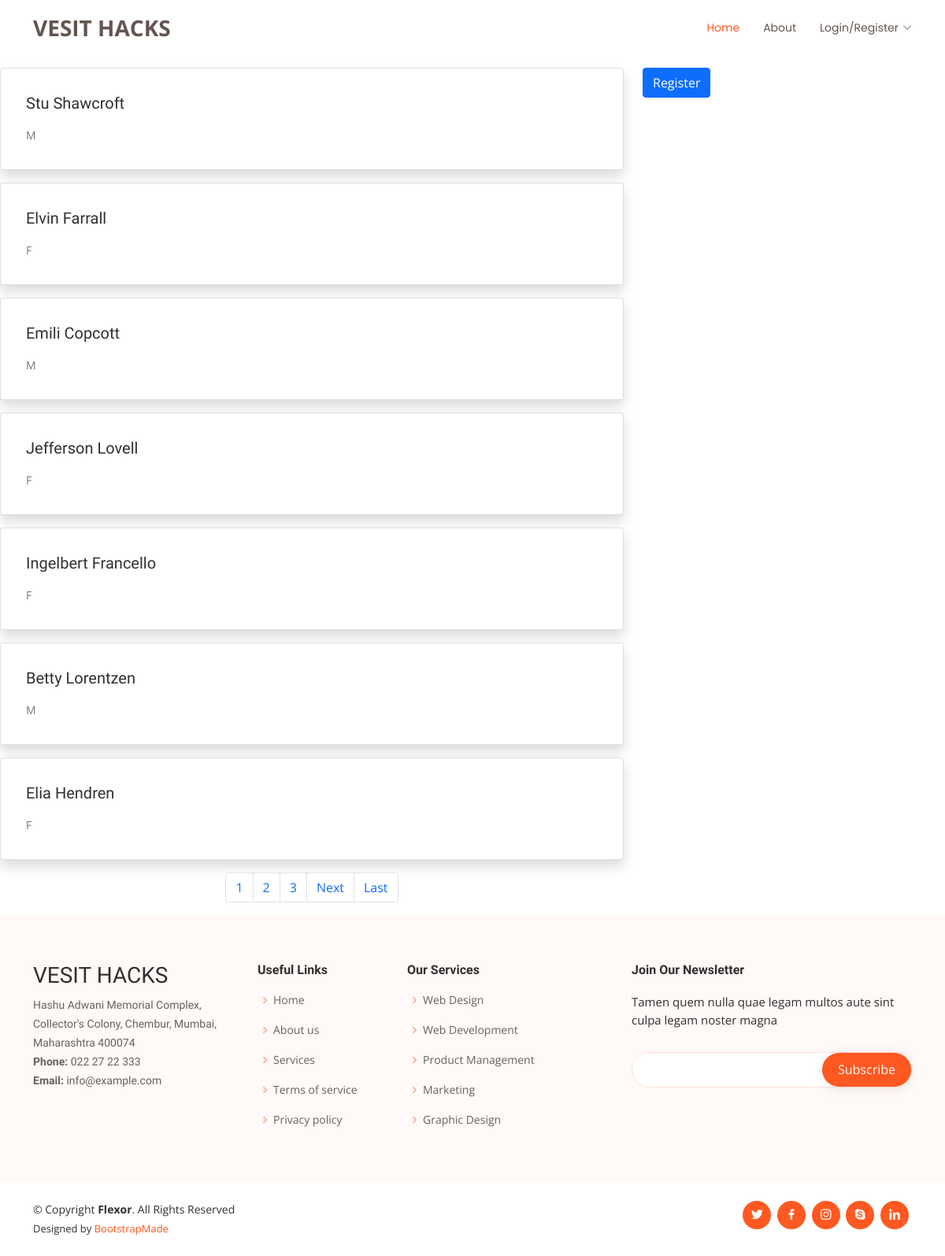
Page /student/all on the earlier database version.
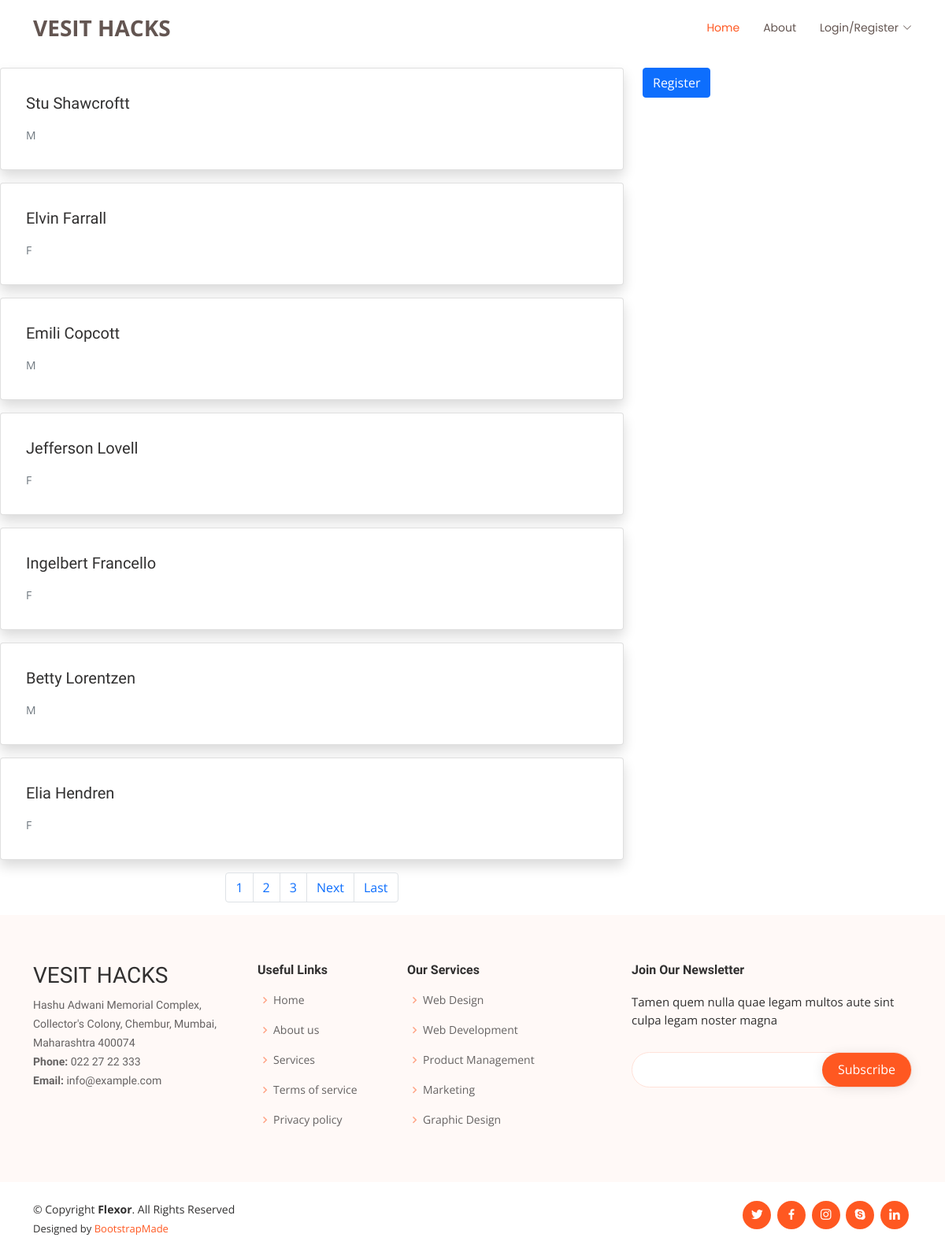
Same page on the later database version.
### users/models.py (models this page shows, shortened)
class Student(models.Model):
    name = models.CharField( max_length=50 )
    email = models.EmailField()
    GENDER_CHOICES = (
        ('M', 'Male'),
        ('F', 'Female'),
        ('T','Transgender'),
    )
    gender = models.CharField(max_length=1, choices=GENDER_CHOICES)
    iid = models.CharField(max_length=100)
    mobile_num = models.CharField(max_length=10)
    image = models.ImageField(default = "default.jpg", upload_to = 'student-profile')
    dept = models.ForeignKey( Department, on_delete = models.CASCADE )
    password = models.CharField(max_length=100, null=True)

### users/views.py (the view)
# urls.py: path( 'student/all',StudentListView.as_view(),name='student-list'),
class StudentListView(ListView):
    model = Student
    template_name = "users/student_list.html"
    context_object_name="students"
    paginate_by=7

### users/templates/users/student_list.html (shortened to what this page needs)
{% extends "vesit/base.html" %}
{% block space %}
<div class="row flex-xl-nowrap">
    <div class="col-sm-12 col-md-8 col-lg-8 pt-3">
            {% for student in students %}
                <div class="card shadow p-3 mb-3 bg-white rounded ">
                    <div class="card-body">
                        <h5 class="card-title">{{ student.name }}</h5>
                        <p class="card-text"><small class="text-muted">{{ student.gender }}</small></p>
                    </div>
                </div>
            {% endfor %}
            {% if page_obj.has_other_pages %}
                <ul class="pagination justify-content-center">
                    {% for num in page_obj.paginator.page_range %}
                    {% if page_obj.number == num %}
                    <li class="page-item">
                        <a class="page-link" href="?page={{ num }}"> {{ num }}</a>
                    </li>
                    {% elif num > page_obj.number|add:'-3' and num < page_obj.number|add:'3' %}
                    <li class="page-item">
                        <a class="page-link" href="?page={{ num }}"> {{ num }}</a>
                    </li>
                    {% endif %}
                    {% endfor %}
                    {% if page_obj.has_next %}
                    <li class="page-item">
                        <a class="page-link" href="?page={{ page_obj.next_page_number }}"> Next </a>
                    </li>
                    <li class="page-item">
                        <a class="page-link" href="?page={{ page_obj.paginator.num_pages }}"> Last </a>
                    </li>
                    {% endif %}
                </ul>
            {% endif %}
    </div>
    <div class="col-sm-12 col-md-4 col-lg-4 pt-3">
        <a href="{% url 'new-student' %}" class="btn btn-primary">Register </a>
    </div>
</div>
{% endblock %}

### vesit/templates/vesit/base.html (shortened to what this page needs)
{% load static %}
<!DOCTYPE html>
<html lang="en">
<head>
  <link href="{% static 'vendor/aos/aos.css' %}" rel="stylesheet">
  <link href="{% static 'vendor/bootstrap/css/bootstrap.min.css' %}" rel="stylesheet">
  <link href="{% static 'vendor/bootstrap-icons/bootstrap-icons.css' %}" rel="stylesheet">
  <link href="{% static 'vendor/boxicons/css/boxicons.min.css' %}" rel="stylesheet">
  <link href="{% static 'vendor/glightbox/css/glightbox.min.css' %}" rel="stylesheet">
  <link href="{% static 'vendor/swiper/swiper-bundle.min.css' %}" rel="stylesheet">
  <link href="{% static 'css/style.css' %}" rel="stylesheet">
</head>
<body>
  <header id="header" class="d-flex align-items-center">
    <div class="container d-flex align-items-center justify-content-between">
      <div class="logo">
        <h1><a href="index.html">VESIT HACKS</a></h1>
      </div>
      {% include "vesit/navbar.html" %}
    </div>
  </header>
  <main id="main">
  {% block space %}
  {% endblock %}
  </main>
  {% include "vesit/footer.html" %}
</body>
</html>

### vesit/templates/vesit/navbar.html (shortened to what this page needs)
<nav id="navbar" class="navbar">
    <ul>
      <li><a class="nav-link scrollto active" href="#hero">Home</a></li>
      <li><a class="nav-link scrollto" href="#about">About</a></li>
      {% if request.session.user %}
      <li class="dropdown"><a href="#"><span>Logout/Profile</span> <i class="bi bi-chevron-down"></i></a>
        <ul>
          <li><a href="{% url 'logout' %}">Logout</a></li>
          <li><a href="#">Profile</a></li>
        </ul>
      </li>
      {% else %}
      <li class="dropdown"><a href="#"><span>Login/Register</span> <i class="bi bi-chevron-down"></i></a>
      </li>
      {% endif %}
    </ul>
  </nav>

### vesit/templates/vesit/footer.html
<footer id="footer">
    <div class="footer-top">
      <div class="container">
        <div class="row">
          <div class="col-lg-3 col-md-6 footer-contact">
            <h3>VESIT HACKS</h3>
            <p>
              Hashu Adwani Memorial Complex, Collector's Colony, Chembur, Mumbai, Maharashtra 400074<br>
              <strong>Phone:</strong> 022 27 22 333<br>
              <strong>Email:</strong> info@example.com<br>
            </p>
          </div>
          <div class="col-lg-2 col-md-6 footer-links">
            <h4>Useful Links</h4>
            <ul>
              <li><i class="bx bx-chevron-right"></i> <a href="#">Home</a></li>
              <li><i class="bx bx-chevron-right"></i> <a href="#">About us</a></li>
              <li><i class="bx bx-chevron-right"></i> <a href="#">Services</a></li>
              <li><i class="bx bx-chevron-right"></i> <a href="#">Terms of service</a></li>
              <li><i class="bx bx-chevron-right"></i> <a href="#">Privacy policy</a></li>
            </ul>
          </div>
          <div class="col-lg-3 col-md-6 footer-links">
            <h4>Our Services</h4>
            <ul>
              <li><i class="bx bx-chevron-right"></i> <a href="#">Web Design</a></li>
              <li><i class="bx bx-chevron-right"></i> <a href="#">Web Development</a></li>
              <li><i class="bx bx-chevron-right"></i> <a href="#">Product Management</a></li>
              <li><i class="bx bx-chevron-right"></i> <a href="#">Marketing</a></li>
              <li><i class="bx bx-chevron-right"></i> <a href="#">Graphic Design</a></li>
            </ul>
          </div>
          <div class="col-lg-4 col-md-6 footer-newsletter">
            <h4>Join Our Newsletter</h4>
            <p>Tamen quem nulla quae legam multos aute sint culpa legam noster magna</p>
            <form action="" method="post">
              <input type="email" name="email"><input type="submit" value="Subscribe">
            </form>
          </div>
        </div>
      </div>
    </div>
    <div class="container d-lg-flex py-4">
      <div class="me-lg-auto text-center text-lg-start">
        <div class="copyright">
          &copy; Copyright <strong><span>Flexor</span></strong>. All Rights Reserved
        </div>
        <div class="credits">
          Designed by <a href="https://bootstrapmade.com/">BootstrapMade</a>
        </div>
      </div>
      <div class="social-links text-center text-lg-right pt-3 pt-lg-0">
        <a href="#" class="twitter"><i class="bx bxl-twitter"></i></a>
        <a href="#" class="facebook"><i class="bx bxl-facebook"></i></a>
        <a href="#" class="instagram"><i class="bx bxl-instagram"></i></a>
        <a href="#" class="google-plus"><i class="bx bxl-skype"></i></a>
        <a href="#" class="linkedin"><i class="bx bxl-linkedin"></i></a>
      </div>
    </div>
  </footer>

### vesit/static/css/style.css (style rules this page uses)
body { font-family: "Open Sans", sans-serif; color: #313030; }
a { color: #ff5821; text-decoration: none; }
h1, h2, h3, h4, h5, h6 { font-family: "Raleway", sans-serif; }
#header { height: 70px; transition: all 0.5s; z-index: 997; background: #fff; }
#header .logo h1 { font-size: 28px; margin: 0; line-height: 0; font-weight: 700; font-family: "Open Sans", sans-serif; }
#header .logo h1 a, #header .logo h1 a:hover { color: #635551; text-decoration: none; }
.scrolled-offset { margin-top: 70px; }
#main { z-index: 3; }
.navbar { padding: 0; }
.navbar ul { margin: 0; padding: 0; display: flex; list-style: none; align-items: center; }
.navbar li { position: relative; }
.navbar a { display: flex; align-items: center; justify-content: space-between; padding: 10px 0 10px 30px; font-size: 14px; font-family: "Poppins", sans-serif; color: #635551; white-space: nowrap; transition: 0.3s; }
.navbar a i { font-size: 12px; line-height: 0; margin-left: 5px; }
.navbar a:hover, .navbar .active, .navbar li:hover > a { color: #ff5821; }
#footer { color: #313030; font-size: 14px; background: #fff; }
#footer .footer-top { padding: 60px 0 30px 0; background: #fff9f7; }
#footer .footer-top .footer-contact { margin-bottom: 30px; }
#footer .footer-top .footer-contact p { font-size: 14px; line-height: 24px; margin-bottom: 0; font-family: "Raleway", sans-serif; color: #656262; }
#footer .footer-top h4 { font-size: 16px; font-weight: bold; color: #313030; position: relative; padding-bottom: 12px; }
#footer .footer-top .footer-links { margin-bottom: 30px; }
#footer .footer-top .footer-links ul { list-style: none; padding: 0; margin: 0; }
#footer .footer-top .footer-links ul i { padding-right: 2px; color: #ffa587; font-size: 18px; line-height: 1; }
#footer .footer-top .footer-links ul li { padding: 10px 0; display: flex; align-items: center; }
#footer .footer-top .footer-links ul li:first-child { padding-top: 0; }
#footer .footer-top .footer-links ul a { color: #656262; transition: 0.3s; display: inline-block; line-height: 1; }
#footer .footer-newsletter { font-size: 15px; }
#footer .footer-newsletter h4 { font-size: 16px; font-weight: bold; color: #313030; position: relative; padding-bottom: 12px; }
#footer .footer-newsletter form { margin-top: 30px; background: #fff; padding: 6px 10px; position: relative; border-radius: 50px; text-align: left; border: 1px solid #ffe2d9; }
#footer .footer-newsletter form input[type="email"] { border: 0; padding: 4px 8px; width: calc(100% - 100px); }
#footer .footer-newsletter form input[type="submit"] { position: absolute; top: 0; right: 0; bottom: 0; border: 0; background: none; font-size: 16px; padding: 0 20px; background: #ff5821; color: #fff; transition: 0.3s; border-radius: 50px; box-shadow: 0px 2px 15px rgba(0, 0, 0, 0.1); }
#footer .credits { padding-top: 5px; font-size: 13px; color: #313030; }
#footer .social-links a { font-size: 18px; display: inline-block; background: #ff5821; color: #fff; line-height: 1; padding: 8px 0; margin-right: 4px; border-radius: 50%; text-align: center; width: 36px; height: 36px; transition: 0.3s; }

Differences in the rows shown:
changed Student: name "Stu Shawcroft" → "Stu Shawcroftt"
